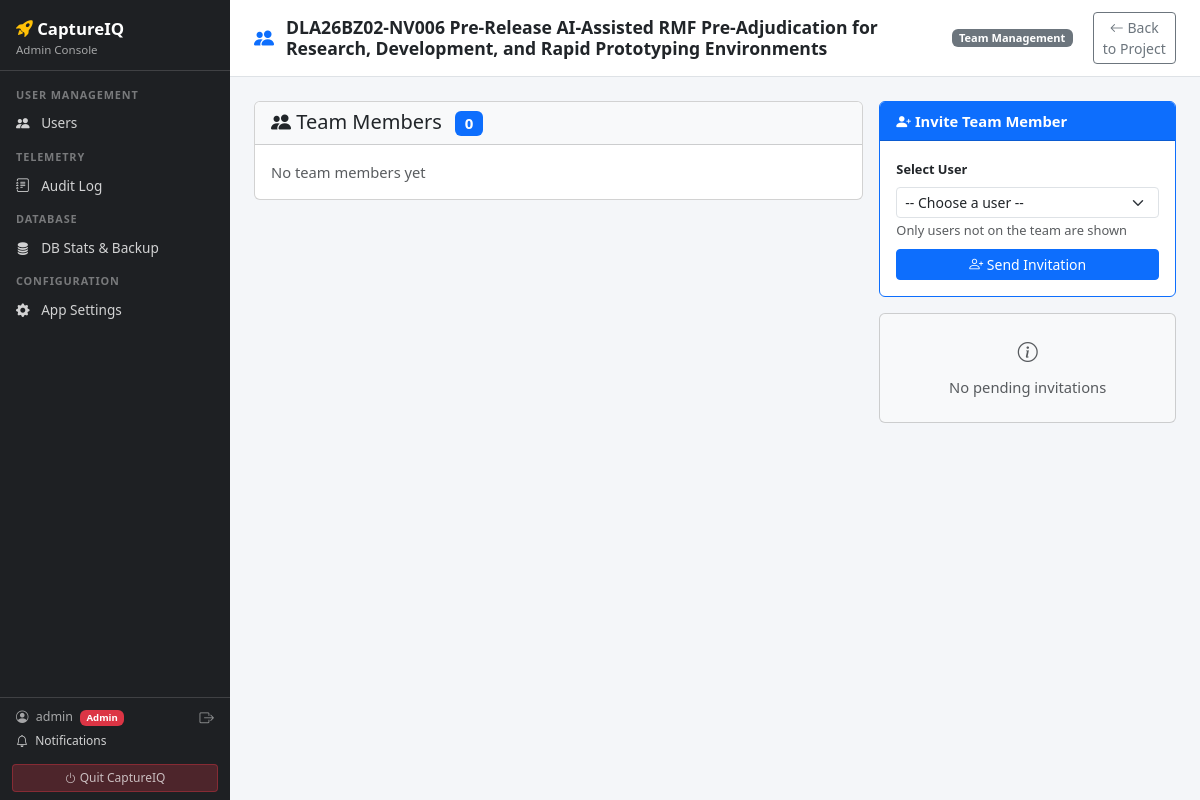
Page /projects/1/team (signed in) on the committed database.
### tables this page shows
CREATE TABLE users (
                id            INTEGER PRIMARY KEY AUTOINCREMENT,
                username      TEXT UNIQUE NOT NULL,
                email         TEXT,
                password_hash TEXT NOT NULL,
                role          TEXT DEFAULT 'user',
                is_active     INTEGER DEFAULT 1,
                created_at    TEXT DEFAULT (datetime('now'))
            , last_login_at TEXT, last_login_ip TEXT, failed_login_attempts INTEGER DEFAULT 0, locked_at TEXT, is_capture_manager INTEGER DEFAULT 0);

CREATE TABLE projects (
                id              INTEGER PRIMARY KEY AUTOINCREMENT,
                topic_id        INTEGER REFERENCES topics(id) ON DELETE SET NULL,
                name            TEXT NOT NULL,
                description     TEXT,
                stage           TEXT DEFAULT 'Identified',
                lead            TEXT,
                due_date        TEXT,
                checklist_type  TEXT DEFAULT 'dod',
                source          TEXT,
                notes           TEXT,
                created_at      TEXT DEFAULT (datetime('now')),
                updated_at      TEXT DEFAULT (datetime('now'))
            , gdrive_folder_id TEXT, owner_id INTEGER REFERENCES users(id) ON DELETE SET NULL, is_shared INTEGER DEFAULT 0, capture_plan_id INTEGER REFERENCES capture_plans(id) ON DELETE SET NULL);

### app.py (the view)
@app.route("/projects/<int:project_id>/team", methods=["GET"])
@login_required
def project_team(project_id: int):
    project = db.get_project(project_id)
    if not project:
        abort(404)
    is_owner = project.get('owner_id') == current_user.id
    if not (is_owner or db.is_project_team_member(project_id, current_user.id) or current_user.is_admin):
        abort(403)
    team_members = db.get_project_team_members(project_id)
    pending_invitations = db.get_project_invitations(project_id, status='pending')
    can_manage = is_owner or current_user.is_admin
    all_users = [u for u in db.get_all_users() if u['is_active']]
    team_ids = {m['user_id'] for m in team_members}
    available_users = [u for u in all_users if u['id'] not in team_ids]
    return render_template("project_team.html",
                         project=project,
                         team_members=team_members,
                         pending_invitations=pending_invitations,
                         can_manage=can_manage,
                         available_users=available_users)

### app.py (called while the page is built)
@login_manager.user_loader
def load_user(user_id):
    row = db.get_user_by_id(int(user_id))
    if row:
        return User(row["id"], row["username"], row["email"],
                    row["role"], row["is_active"], row.get("is_capture_manager", 0))
    return None

@app.context_processor
def inject_gdrive_status():
    try:
        from integrations import google_drive as gd
        return {
            "gdrive_connected": gd.is_connected(),
            "gdrive_has_creds": gd.has_credentials_file(),
        }
    except Exception:
        return {"gdrive_connected": False, "gdrive_has_creds": False}

@app.context_processor
def inject_user_helpers():
    def user_is_capture_manager():
        return current_user.is_capture_manager if current_user.is_authenticated else False
    task_counts = None
    if current_user.is_authenticated and not current_user.is_admin:
        try:
            task_counts = db.get_task_counts_for_user(current_user.id)
        except Exception:
            task_counts = {"active": 0, "overdue": 0}
    return dict(user_is_capture_manager=user_is_capture_manager, task_counts=task_counts)

@app.before_request
def ensure_db():
    if not hasattr(app, "_db_ready"):
        db.init_db()
        app._db_ready = True

@app.before_request
def enforce_role_routing():
    if not current_user.is_authenticated:
        return None
    endpoint = request.endpoint
    if not endpoint:
        return None
    if current_user.is_admin and endpoint in _USER_ONLY_ENDPOINTS:
        return redirect(url_for("admin_users"))
    if not current_user.is_admin and endpoint in _ADMIN_ONLY_ENDPOINTS:
        flash("Admin access required.", "danger")
        return redirect(url_for("dashboard"))

    @property
    def is_active(self):
        return self._active

    @property
    def is_admin(self):
        return self.role == "admin"

### database.py (called while the page is built)
def get_db():
    conn = sqlite3.connect(DB_PATH, check_same_thread=False)
    conn.row_factory = sqlite3.Row
    conn.execute("PRAGMA foreign_keys=ON")
    try:
        conn.execute("PRAGMA schema_version")
    except:
        pass
    return conn

def get_user_by_id(user_id: int) -> dict | None:
    with get_db() as conn:
        row = conn.execute("SELECT * FROM users WHERE id=?", (user_id,)).fetchone()
    return dict(row) if row else None

### integrations/google_drive.py (called while the page is built)
def has_credentials_file() -> bool:
    return os.path.exists(CREDS_PATH)

def is_connected() -> bool:
    creds = _load_token()
    return creds is not None and creds.valid

### templates/project_team.html (shortened to what this page needs)
{% extends "base.html" %}
{% block content %}
<div class="topbar">
  <i class="bi bi-people-fill text-primary fs-5"></i>
  <h1>{{ project['name'] }}</h1>
  <span class="badge bg-secondary ms-2">Team Management</span>
  <a href="{{ url_for('project_detail', project_id=project['id']) }}" class="btn btn-sm btn-outline-secondary ms-2">
    <i class="bi bi-arrow-left"></i> Back to Project
  </a>
</div>
<div class="row g-3">
  <div class="col-lg-8">
    <div class="card">
      <div class="card-header bg-light">
        <h5 class="mb-0">
          <i class="bi bi-people-fill"></i> Team Members
          <span class="badge bg-primary ms-2">{{ team_members|length }}</span>
        </h5>
      </div>
      <div class="card-body">
        {% if team_members %}
          <div class="table-responsive">
            <table class="table table-sm table-hover mb-0">
              <thead>
                <tr style="font-size: .85rem; background: #f8f9fa;">
                  <th>User</th>
                  <th>Role</th>
                  <th>Joined</th>
                  <th>Added By</th>
                  <th></th>
                </tr>
              </thead>
              <tbody>
                {% for member in team_members %}
                <tr>
                  <td class="align-middle">
                    <i class="bi bi-person-circle me-2 text-muted"></i>
                    <strong>{{ member['username'] }}</strong>
                    {% if member['email'] %}
                      <br><small class="text-muted">{{ member['email'] }}</small>
                    {% endif %}
                  </td>
                  <td class="align-middle">
                    <span class="badge bg-{% if member['role'] == 'lead' %}primary{% else %}secondary{% endif %}">
                      {{ member['role'] }}
                    </span>
                  </td>
                  <td class="align-middle text-muted" style="font-size: .85rem;">
                    {{ member['added_at'][:10] if member['added_at'] else '—' }}
                  </td>
                  <td class="align-middle text-muted" style="font-size: .85rem;">
                    {% if member.get('added_by_user_id') %}
                      (Admin/Lead)
                    {% else %}
                      (Self)
                    {% endif %}
                  </td>
                  <td class="align-middle text-end">
                    {% if can_manage and member['user_id'] != current_user.id %}
                      <form method="post" action="{{ url_for('remove_team_member', project_id=project['id'], user_id=member['user_id']) }}"
                            class="d-inline"
                            onsubmit="return confirm('Remove {{ member['username'] }} from the team?')">
                        <button type="submit" class="btn btn-sm btn-outline-danger py-0" title="Remove from team">
                          <i class="bi bi-trash3"></i>
                        </button>
                      </form>
                    {% endif %}
                  </td>
                </tr>
                {% endfor %}
              </tbody>
            </table>
          </div>
        {% else %}
          <p class="text-muted mb-0">No team members yet</p>
        {% endif %}
      </div>
    </div>
  </div>
  <div class="col-lg-4">
    {% if can_manage %}
    <div class="card border-primary mb-3">
      <div class="card-header bg-primary text-white fw-semibold">
        <i class="bi bi-person-plus-fill"></i> Invite Team Member
      </div>
      <div class="card-body">
        <form method="post" action="{{ url_for('invite_team_member', project_id=project['id']) }}" id="inviteForm">
          <div class="mb-2">
            <label class="form-label fw-semibold" style="font-size:.8rem">Select User</label>
            <select name="user_id" id="userSelect" class="form-select form-select-sm" required>
              <option value="">-- Choose a user --</option>
            </select>
            <small class="form-text text-muted">Only users not on the team are shown</small>
          </div>
          <button type="submit" class="btn btn-primary btn-sm w-100">
            <i class="bi bi-person-plus"></i> Send Invitation
          </button>
        </form>
      </div>
    </div>
    {% endif %}
    {% if pending_invitations %}
    <div class="card">
      <div class="card-header bg-warning text-dark fw-semibold">
        <i class="bi bi-clock-history"></i> Pending Invitations
        <span class="badge bg-warning text-dark ms-1">{{ pending_invitations|length }}</span>
      </div>
      <div class="card-body p-0">
        <div class="list-group list-group-flush">
          {% for invitation in pending_invitations %}
          <div class="list-group-item">
            <div class="d-flex justify-content-between align-items-start">
              <div>
                <h6 class="mb-1">{{ invitation['username'] }}</h6>
                <small class="text-muted d-block">{{ invitation['email'] }}</small>
                <small class="text-muted d-block">Invited {{ invitation['invited_at'][:10] }}</small>
              </div>
            </div>
          </div>
          {% endfor %}
        </div>
      </div>
    </div>
    {% else %}
    {% if can_manage %}
    <div class="card bg-light text-muted">
      <div class="card-body text-center py-4">
        <i class="bi bi-info-circle fs-5 d-block mb-2"></i>
        <p class="mb-0">No pending invitations</p>
      </div>
    </div>
    {% endif %}
    {% endif %}
  </div>
</div>
{% endblock %}

### templates/base.html (shortened to what this page needs)
<!DOCTYPE html>
<html lang="en">
<head>
  <link href="https://cdn.jsdelivr.net/npm/bootstrap@5.3.2/dist/css/bootstrap.min.css" rel="stylesheet">
  <link href="https://cdn.jsdelivr.net/npm/bootstrap-icons@1.11.3/font/bootstrap-icons.css" rel="stylesheet">
  <link href="/static/css/mobile.css" rel="stylesheet">
</head>
<body>
<nav id="sidebar">
  <div class="brand">
    <i class="bi bi-rocket-takeoff-fill text-warning"></i> CaptureIQ
    {% if current_user.is_authenticated and current_user.is_admin %}
      <small>Admin Console</small>
    {% endif %}
  </div>
  <div id="sidebar-scroll">
  {% if current_user.is_authenticated and current_user.is_admin %}
  <ul class="nav flex-column mt-2">
    <li class="nav-section">User Management</li>
    <li class="nav-item">
      <a class="nav-link {% if request.endpoint == 'admin_users' %}active{% endif %}"
         href="{{ url_for('admin_users') }}">
        <i class="bi bi-people-fill"></i> Users
      </a>
    </li>
    <li class="nav-section">Telemetry</li>
    <li class="nav-item">
      <a class="nav-link {% if request.endpoint == 'admin_audit_log' %}active{% endif %}"
         href="{{ url_for('admin_audit_log') }}">
        <i class="bi bi-journal-text"></i> Audit Log
      </a>
    </li>
    <li class="nav-section">Database</li>
    <li class="nav-item">
      <a class="nav-link {% if request.endpoint == 'admin_db' %}active{% endif %}"
         href="{{ url_for('admin_db') }}">
        <i class="bi bi-database-fill"></i> DB Stats &amp; Backup
      </a>
    </li>
    <li class="nav-section">Configuration</li>
    <li class="nav-item">
      <a class="nav-link {% if request.endpoint == 'admin_settings' %}active{% endif %}"
         href="{{ url_for('admin_settings') }}">
        <i class="bi bi-gear-fill"></i> App Settings
      </a>
    </li>
  </ul>
  {% endif %}
  </div>
  {% if current_user.is_authenticated %}
  <div style="border-top:1px solid rgba(255,255,255,.15); flex-shrink:0">
    <div style="padding:.55rem 1rem; font-size:.78rem; color:rgba(255,255,255,.6)">
      <div class="d-flex align-items-center justify-content-between mb-1">
        <div>
          <i class="bi bi-person-circle me-1"></i>
          <span>{{ current_user.username }}</span>
          {% if current_user.is_admin %}
            <span class="badge bg-danger ms-1" style="font-size:.6rem">Admin</span>
          {% endif %}
        </div>
        <a href="{{ url_for('logout') }}" class="text-white-50" title="Sign out"
           style="text-decoration:none; font-size:.9rem">
          <i class="bi bi-box-arrow-right"></i>
        </a>
      </div>
      <a href="{{ url_for('notifications') }}" style="color:rgba(255,255,255,.8); text-decoration:none; font-size:.75rem"
         class="d-block">
        <i class="bi bi-bell me-1"></i> Notifications
      </a>
    </div>
    <div style="padding:.3rem .75rem .5rem">
      <form method="post" action="{{ url_for('shutdown') }}"
            onsubmit="return confirm('Shut down CaptureIQ? The server will stop and you will need to relaunch it.')">
        <button type="submit" class="btn btn-sm w-100"
                style="background:rgba(220,53,69,.25); border:1px solid rgba(220,53,69,.4); color:rgba(255,255,255,.7); font-size:.75rem">
          <i class="bi bi-power"></i> Quit CaptureIQ
        </button>
      </form>
    </div>
  </div>
  {% endif %}
</nav>
<div id="main-content">
  {% block content %}{% endblock %}
</div>
</body>
</html>

### static/css/mobile.css (style rules this page uses)
#main-content { padding-bottom: env(safe-area-inset-bottom, 0px); }

### templates/base.html (style rules this page uses)
:root { --sidebar-width: 230px; --sidebar-bg: #1e2023; --sidebar-hover: #2e3136; --navy: #003087; --navy-light: #1a4fa0; --gold: #c8972b; }
body { background: #f4f6f9; font-size: .92rem; }
#sidebar { width: var(--sidebar-width); height: 100vh; background: var(--sidebar-bg); position: fixed; top: 0; left: 0; z-index: 100; display: flex; flex-direction: column; overflow: hidden; }
#sidebar-scroll { flex: 1; overflow-y: auto; overflow-x: hidden; }
#sidebar .brand { padding: 1rem 1rem .7rem; color: #fff; font-weight: 700; font-size: 1.05rem; border-bottom: 1px solid rgba(255,255,255,.15); flex-shrink: 0; }
#sidebar .brand small { display: block; font-weight: 400; font-size: .72rem; color: rgba(255,255,255,.6); }
#sidebar .nav-link { color: rgba(255,255,255,.8); padding: .45rem 1rem; border-radius: 0; font-size: .85rem; }
#sidebar .nav-link i { margin-right: .5rem; width: 18px; text-align: center; }
#sidebar .nav-section { padding: .5rem 1rem .2rem; font-size: .68rem; font-weight: 600; color: rgba(255,255,255,.4); letter-spacing: .08em; text-transform: uppercase; }
#main-content { margin-left: var(--sidebar-width); padding: 1.5rem; min-height: 100vh; }
.topbar { background: #fff; border-bottom: 1px solid #dee2e6; padding: .75rem 1.5rem; margin: -1.5rem -1.5rem 1.5rem; display: flex; align-items: center; gap: .75rem; }
.topbar h1 { font-size: 1.1rem; font-weight: 600; margin: 0; color: #212529; }
a { color: var(--navy-light); }

### rows in the picture
users: username "admin"
projects: name "DLA26BZ02-NV006 Pre-Release AI-Assisted RMF Pre-Adjudication for Research, Development, and Rapid Prototyping Environments"

### other values in the picture
{{ team_members|length }} "0"
